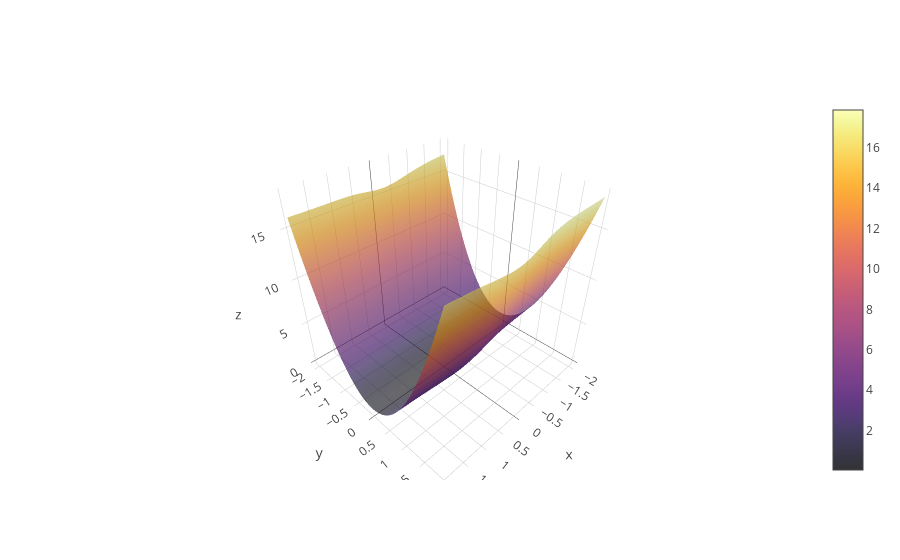

Notebook source saved alongside this figure:
### Code cell
plotlyjs()

ws = -2:0.05:2
bs = -2:0.05:2

surface(ws, bs, L2, alpha=0.8, zlims=(0,3))

xlabel!("w")
ylabel!("b")
#zlabel!("L2(w, b)")

### Figure 1 — Plotly figure (JSON) as saved in the notebook; plotly's stock layout.template omitted (floating-point values rounded to 4 significant figures; data arrays with more than 128 entries replaced by an {"elided": "..."} marker saying what was removed)
{"data": [{"colorbar": {"title": ""}, "colorscale": [[0, "rgba(0, 0, 4, 0.800)"], [0.03448, "rgba(4, 3, 20, 0.800)"], [0.06897, "rgba(13, 8, 41, 0.800)"], [0.1034, "rgba(24, 12, 60, 0.800)"], [0.1379, "rgba(38, 12, 81, 0.800)"], [0.1724, "rgba(54, 9, 97, 0.800)"], [0.2069, "rgba(69, 10, 105, 0.800)"], [0.2414, "rgba(84, 15, 109, 0.800)"], [0.2759, "rgba(97, 19, 110, 0.800)"], [0.3103, "rgba(111, 25, 110, 0.800)"], [0.3448, "rgba(125, 30, 109, 0.800)"], [0.3793, "rgba(140, 35, 105, 0.800)"], [0.4138, "rgba(154, 40, 101, 0.800)"], [0.4483, "rgba(166, 45, 96, 0.800)"], [0.4828, "rgba(180, 51, 89, 0.800)"], [0.5172, "rgba(193, 58, 80, 0.800)"], [0.5517, "rgba(206, 67, 71, 0.800)"], [0.5862, "rgba(216, 76, 62, 0.800)"], [0.6207, "rgba(226, 87, 52, 0.800)"], [0.6552, "rgba(235, 100, 41, 0.800)"], [0.6897, "rgba(241, 115, 29, 0.800)"], [0.7241, "rgba(247, 130, 18, 0.800)"], [0.7586, "rgba(250, 144, 8, 0.800)"], [0.7931, "rgba(252, 161, 8, 0.800)"], [0.8276, "rgba(252, 178, 22, 0.800)"], [0.8621, "rgba(250, 196, 42, 0.800)"], [0.8966, "rgba(246, 213, 67, 0.800)"], [0.931, "rgba(243, 229, 93, 0.800)"], [0.9655, "rgba(242, 244, 130, 0.800)"], [1, "rgba(252, 255, 164, 0.800)"]], "name": "y1", "opacity": 0.8, "showlegend": false, "showscale": true, "type": "surface", "x": [-2, -1.95, -1.9, -1.85, -1.8, -1.75, -1.7, -1.65, -1.6, -1.55, -1.5, -1.45, -1.4, -1.35, -1.3, -1.25, -1.2, -1.15, -1.1, -1.05, -1, -0.95, -0.9, -0.85, -0.8, -0.75, -0.7, -0.65, -0.6, -0.55, -0.5, -0.45, -0.4, -0.35, -0.3, -0.25, -0.2, -0.15, -0.1, -0.05, 0, 0.05, 0.1, 0.15, 0.2, 0.25, 0.3, 0.35, 0.4, 0.45, 0.5, 0.55, 0.6, 0.65, 0.7, 0.75, 0.8, 0.85, 0.9, 0.95, 1, 1.05, 1.1, 1.15, 1.2, 1.25, 1.3, 1.35, 1.4, 1.45, 1.5, 1.55, 1.6, 1.65, 1.7, 1.75, 1.8, 1.85, 1.9, 1.95, 2], "xaxis": "x1", "y": [-2, -1.95, -1.9, -1.85, -1.8, -1.75, -1.7, -1.65, -1.6, -1.55, -1.5, -1.45, -1.4, -1.35, -1.3, -1.25, -1.2, -1.15, -1.1, -1.05, -1, -0.95, -0.9, -0.85, -0.8, -0.75, -0.7, -0.65, -0.6, -0.55, -0.5, -0.45, -0.4, -0.35, -0.3, -0.25, -0.2, -0.15, -0.1, -0.05, 0, 0.05, 0.1, 0.15, 0.2, 0.25, 0.3, 0.35, 0.4, 0.45, 0.5, 0.55, 0.6, 0.65, 0.7, 0.75, 0.8, 0.85, 0.9, 0.95, 1, 1.05, 1.1, 1.15, 1.2, 1.25, 1.3, 1.35, 1.4, 1.45, 1.5, 1.55, 1.6, 1.65, 1.7, 1.75, 1.8, 1.85, 1.9, 1.95, 2], "yaxis": "y1", "z": {"elided": "81x81 float values"}}], "layout": {"fields": {"annotations": [], "height": 400, "legend": {"bgcolor": "rgba(255, 255, 255, 1.000)", "bordercolor": "rgba(0, 0, 0, 1.000)", "font": {"color": "rgba(0, 0, 0, 1.000)", "family": "sans-serif", "size": 11}, "tracegroupgap": 0, "x": 1, "y": 1}, "margin": {"b": 20, "l": 0, "r": 0, "t": 20}, "paper_bgcolor": "rgba(255, 255, 255, 1.000)", "plot_bgcolor": "rgba(255, 255, 255, 1.000)", "scene": {"camera": {"eye": {"x": 1.126, "y": -1.95, "z": 1.3}}, "xaxis1": {"anchor": "y1", "domain": [0.06165, 0.9934], "gridcolor": "rgba(0, 0, 0, 0.100)", "gridwidth": 0.5, "linecolor": "rgba(0, 0, 0, 1.000)", "mirror": false, "range": [-2, 2], "showgrid": true, "showline": true, "showticklabels": true, "tickangle": 0, "tickcolor": "rgb(0, 0, 0)", "tickfont": {"color": "rgba(0, 0, 0, 1.000)", "family": "sans-serif", "size": 11}, "tickmode": "array", "ticks": "inside", "ticktext": ["-2", "-1", "0", "1", "2"], "tickvals": [-2, -1, 0, 1, 2], "title": "w", "titlefont": {"color": "rgba(0, 0, 0, 1.000)", "family": "sans-serif", "size": 15}, "type": "-", "visible": true, "zeroline": false, "zerolinecolor": "rgba(0, 0, 0, 1.000)"}, "yaxis1": {"anchor": "x1", "domain": [0.07581, 0.9902], "gridcolor": "rgba(0, 0, 0, 0.100)", "gridwidth": 0.5, "linecolor": "rgba(0, 0, 0, 1.000)", "mirror": false, "range": [-2, 2], "showgrid": true, "showline": true, "showticklabels": true, "tickangle": 0, "tickcolor": "rgb(0, 0, 0)", "tickfont": {"color": "rgba(0, 0, 0, 1.000)", "family": "sans-serif", "size": 11}, "tickmode": "array", "ticks": "inside", "ticktext": ["-2", "-1", "0", "1", "2"], "tickvals": [-2, -1, 0, 1, 2], "title": "b", "titlefont": {"color": "rgba(0, 0, 0, 1.000)", "family": "sans-serif", "size": 15}, "type": "-", "visible": true, "zeroline": false, "zerolinecolor": "rgba(0, 0, 0, 1.000)"}, "zaxis1": {"gridcolor": "rgba(0, 0, 0, 0.100)", "gridwidth": 0.5, "linecolor": "rgba(0, 0, 0, 1.000)", "mirror": false, "range": [0, 3], "showgrid": true, "showline": true, "showticklabels": true, "tickangle": 0, "tickcolor": "rgb(0, 0, 0)", "tickfont": {"color": "rgba(0, 0, 0, 1.000)", "family": "sans-serif", "size": 11}, "tickmode": "array", "ticks": "inside", "ticktext": ["0", "1", "2", "3"], "tickvals": [0, 1, 2, 3], "title": "", "titlefont": {"color": "rgba(0, 0, 0, 1.000)", "family": "sans-serif", "size": 15}, "type": "-", "visible": true, "zeroline": false, "zerolinecolor": "rgba(0, 0, 0, 1.000)"}}, "showlegend": true, "width": 600}}}
